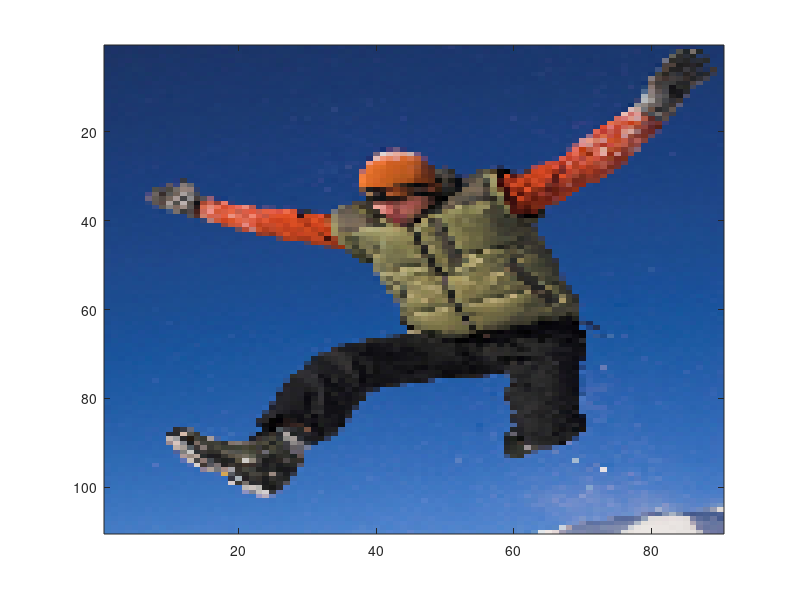

This figure's MATLAB source: (Note: this script raises an error after producing the figure.)

clear; clc; close;

load("jumpDS");

[m,n,p] = size(X);

figure(1)
imagesc(X)

V = reshape(X,[m*n,p]);
V = double(V);

Nc = 3;
 
%%--------------------
[ctrs, idx] = myKmeans1(V,Nc,50);
disp('Kmeans out..')
%%-------------------- use indices as labels for plotting 
lab2 = fix(255*(idx-1)/Nc);
lab2 = reshape(lab2,m,n);

figure(2)
imagesc(lab2)
